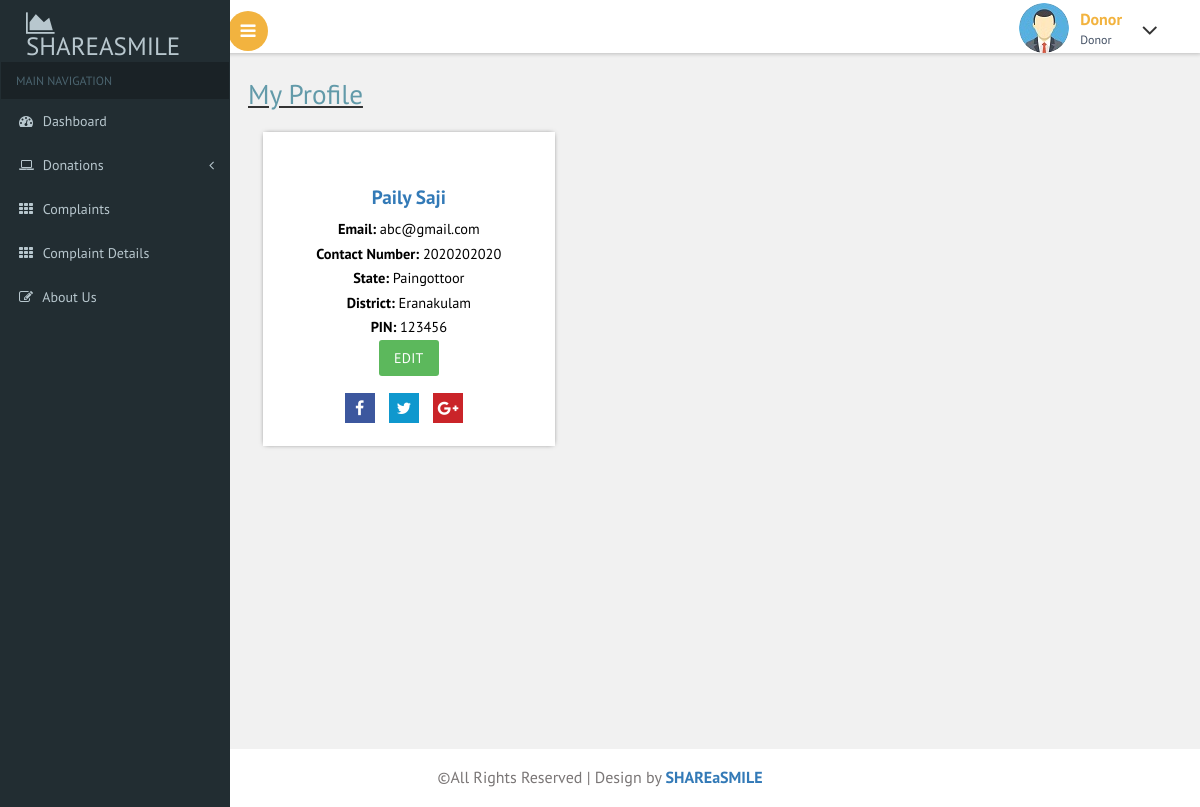
/donor/profile.php (signed in), run on an earlier commit of the app's database.
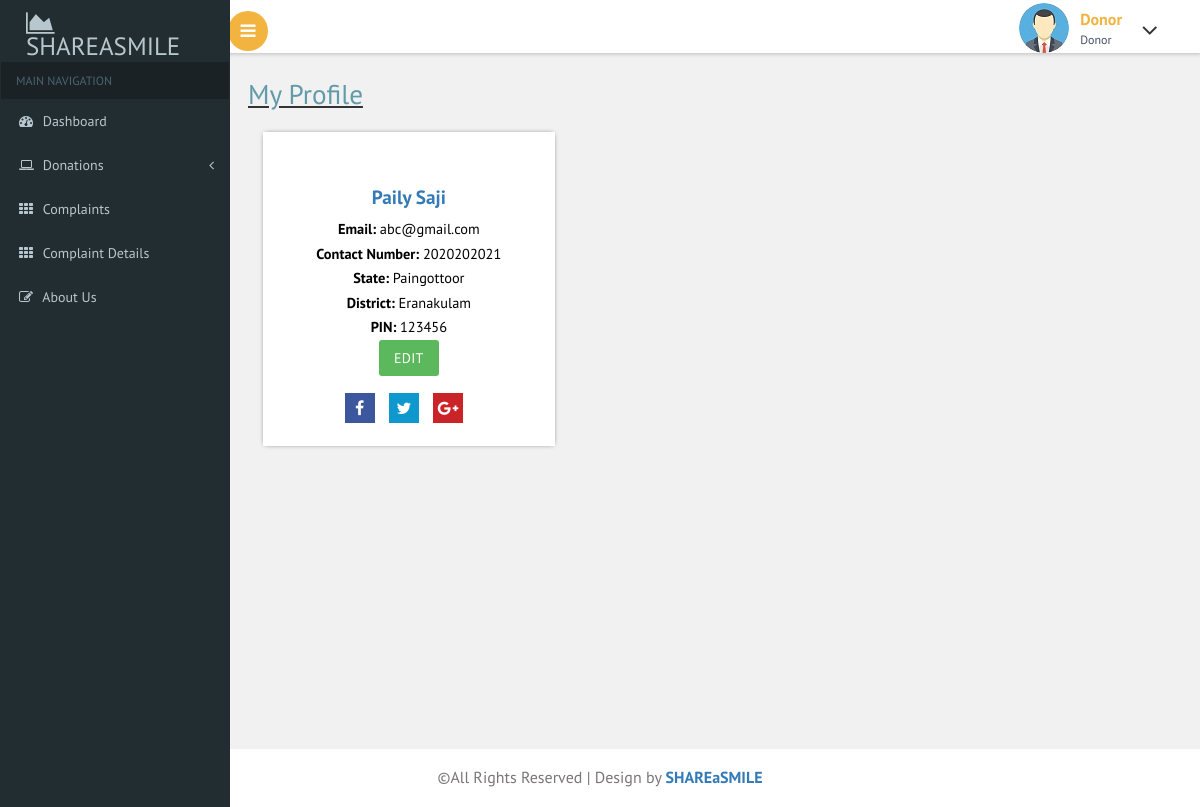
And on a later commit of the database.
### tables this page shows
CREATE TABLE `registration_donor` (
  `user_id` int(11) NOT NULL,
  `full_name` varchar(100) NOT NULL,
  `email` varchar(200) NOT NULL,
  `mob` int(11) NOT NULL,
  `street` varchar(200) NOT NULL,
  `district` varchar(200) NOT NULL,
  `pincode` int(11) NOT NULL,
  `password` varchar(200) NOT NULL
);

### donor/profile.php (the view, shortened to what this page needs)
<?php
include("header.php");
$email = $_SESSION['email'];
?>
<div id="page-wrapper">
    <div class="main-page">
        <u><h2 class="title1">My Profile</h2></u>
        <?php
        require("connect.php");
        $sql = "SELECT * FROM registration_donor WHERE email='$email'";
        $res = mysqli_query($conn, $sql);
        if (mysqli_num_rows($res) > 0) {
            while ($row = mysqli_fetch_assoc($res)) {
                ?>
<div class="col-md-4 chart-layer1-right">
						<div class="user-marorm">
						<div class="malorm-bottom">
							 <h2><?php echo $row['full_name'] ?></h2>
							<p><b>Email: </b><?php echo $row['email'] ?> <br>
                            <b>Contact Number: </b> <?php echo $row['mob'] ?> <br>
                            <b>State: </b><?php echo $row['street'] ?> <br>
                            <b>District: </b><?php echo $row['district'] ?> <br>
                            <b>PIN: </b><?php echo $row['pincode'] ?><br>
                            <a class="btn btn-success" href="form/edit.php?email=<?php echo $row['email'] ?>">Edit</a></p>
							<ul class="malorum-icons">
								<li><a href="#"><i class="fa fa-facebook"> </i>
								</a></li>
								<li><a href="#"><i class="fa fa-twitter"> </i>
								</a></li>
								<li><a href="#"><i class="fa fa-google-plus"> </i>
								</a></li>
							</ul>
						</div>
					   </div>
					</div>
					<div class="clearfix"> </div>
				</div>
                <?php
            }
        }
        ?>
    </div>
</div>
<?php
include("footer.php");
?>

What changed in the data, as far as the page shows it:
changed registration_donor "Paily Saji": mob "2020202020" → "2020202021"
